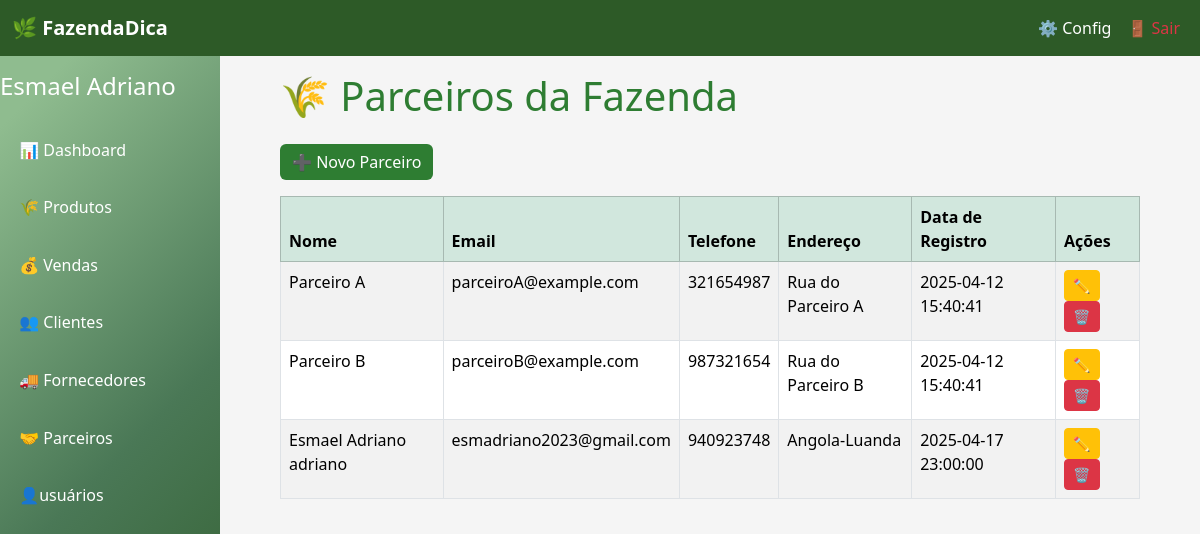
The app's page /painel/admin/parceiros.php (signed in) with its own data.
### tables this page shows
CREATE TABLE `usuarios` (
  `id` int(11) NOT NULL,
  `nome` varchar(255) DEFAULT NULL,
  `email` varchar(255) DEFAULT NULL,
  `senha` varchar(255) DEFAULT NULL,
  `role` enum('admin','gerente','usuario') DEFAULT 'usuario',
  `data_criacao` timestamp NOT NULL DEFAULT current_timestamp()
);

CREATE TABLE `parceiros` (
  `id` int(11) NOT NULL,
  `nome` varchar(255) NOT NULL,
  `email` varchar(255) NOT NULL,
  `telefone` varchar(20) DEFAULT NULL,
  `endereco` text DEFAULT NULL,
  `data_registro` timestamp NOT NULL DEFAULT current_timestamp()
);

### painel/admin/parceiros.php (the view, shortened to what this page needs)
<?php
include_once('C:\xampp\htdocs\BLFazenda\conf\conexao.php');
function renderTabelaParceiros($conn)
{
    $html = '';
    $res = mysqli_query($conn, "SELECT * FROM parceiros");
    while ($p = mysqli_fetch_assoc($res)) {
        $html .= "<tr>
            <td>{$p['nome']}</td>
            <td>{$p['email']}</td>
            <td>{$p['telefone']}</td>
            <td>{$p['endereco']}</td>
            <td>{$p['data_registro']}</td>
            <td>
                <button class='btn btn-warning btn-sm editar' data-id='{$p['id']}'>✏️</button>
                <button class='btn btn-danger btn-sm deletar' data-id='{$p['id']}'>🗑️</button>
            </td>
        </tr>";
    }
    return $html;
}
?>
<!DOCTYPE html>
<html lang="pt">
<head>
    <link href="https://cdn.jsdelivr.net/npm/bootstrap@5.3.3/dist/css/bootstrap.min.css" rel="stylesheet">
</head>
<body class="p-4">
    <?php include_once('navbar.php'); ?>
    <div class="main-content p-4 mt-4">
        <div class="container">
            <h1 class="mb-4">🌾 Parceiros da Fazenda</h1>
            <button class="btn btn-primary mb-3" data-bs-toggle="modal" data-bs-target="#modalParceiro" id="novoBtn">➕ Novo Parceiro</button>
            <table class="table table-bordered table-striped">
                <thead class="table-success">
                    <tr>
                        <th>Nome</th>
                        <th>Email</th>
                        <th>Telefone</th>
                        <th>Endereço</th>
                        <th>Data de Registro</th>
                        <th>Ações</th>
                    </tr>
                </thead>
                <tbody id="lista-parceiros">
                    <?= renderTabelaParceiros($conn) ?>
                </tbody>
            </table>
        </div>
</body>
</html>

### painel/admin/navbar.php (shortened to what this page needs)
<?php
include_once('C:\xampp\htdocs\BLFazenda\conf\conexao.php');
$usuario_id = $_SESSION['usuario_id'];
$sql_usuario = "SELECT nome FROM usuarios WHERE id = $usuario_id";
$res_usuario = mysqli_query($conn, $sql_usuario);
$usuario = mysqli_fetch_assoc($res_usuario);
$nome_usuario = $usuario['nome'];
?>
<nav class="navbar navbar-expand-lg navbar-custom fixed-top">
  <div class="container-fluid">
    <a class="navbar-brand fw-bold" href="#">🌿 FazendaDica</a>
    <div class="collapse navbar-collapse justify-content-end" id="menuTopo">
      <ul class="navbar-nav mb-2 mb-lg-0">
        <li class="nav-item"><a class="nav-link" href="#">⚙️ Config</a></li>
        <li class="nav-item"><a class="nav-link text-danger" href="http://localhost/BLFazenda/login/exit.php">🚪 Sair</a></li>
      </ul>
    </div>
  </div>
</nav>
<div class="sidebar">
  <h4 class="mb-4"><?php echo $nome_usuario; ?></h2>
  <ul class="nav flex-column">
    <li class="nav-item mb-2"><a class="nav-link text-white" href="./index.php">📊 Dashboard</a></li>
    <li class="nav-item mb-2"><a class="nav-link text-white" href="produtos.php">🌾 Produtos</a></li>
    <li class="nav-item mb-2"><a class="nav-link text-white" href="vendas.php">💰 Vendas</a></li>
    <li class="nav-item mb-2"><a class="nav-link text-white" href="clientes.php">👥 Clientes</a></li>
    <li class="nav-item mb-2"><a class="nav-link text-white" href="fornecedores.php">🚚 Fornecedores</a></li>
    <li class="nav-item mb-2"><a class="nav-link text-white" href="parceiros.php">🤝 Parceiros</a></li>
    <li class="nav-item mb-2"><a class="nav-link text-white" href="usuario.php">👤usuários </a></li>
  </ul>
</div>

### painel/admin/parceiros.php (style rules this page uses)
body { background: #f4fff4; }
.btn-primary { background-color: #2e7d32; border: none; }
h1 { color: #2e7d32; }

### painel/admin/navbar.php (style rules this page uses)
:root { --forest-green: #2D5A27; --leaf-green: #4A7856; --grass-light: #8FBC8F; --gradiente-azul: linear-gradient(135deg, #8FBC8F 7%, #4A7856, #2D5A27 95%); }
body { font-family: 'Segoe UI', sans-serif; background-color: #f5f5f5; margin: 0; padding: 0; }
.navbar-custom { background-color: var(--forest-green); color: #fff; }
.navbar-custom .navbar-brand, .navbar-custom .nav-link { color: #fff; }
.sidebar { width: 220px; height: 100vh; position: fixed; top: 56px; left: 0; background: var(--gradiente-azul); padding-top: 1rem; color: #fff; }
.sidebar a { color: #fff; display: block; padding: 0.8rem 1.2rem; text-decoration: none; }
.main-content { margin-left: 220px; transition: all 0.3s ease; }

### records on screen
usuarios: nome "Esmael Adriano"
parceiros: nome "Parceiro A", email "parceiroA@example.com", telefone "321654987", endereco "Rua do Parceiro A", data_registro "2025-04-12 15:40:41"
parceiros: nome "Parceiro B", email "parceiroB@example.com", telefone "987321654", endereco "Rua do Parceiro B", data_registro "2025-04-12 15:40:41"
parceiros: nome "Esmael Adriano adriano", email "esmadriano2023@gmail.com", telefone "940923748", endereco "Angola-Luanda", data_registro "2025-04-17 23:00:00"
